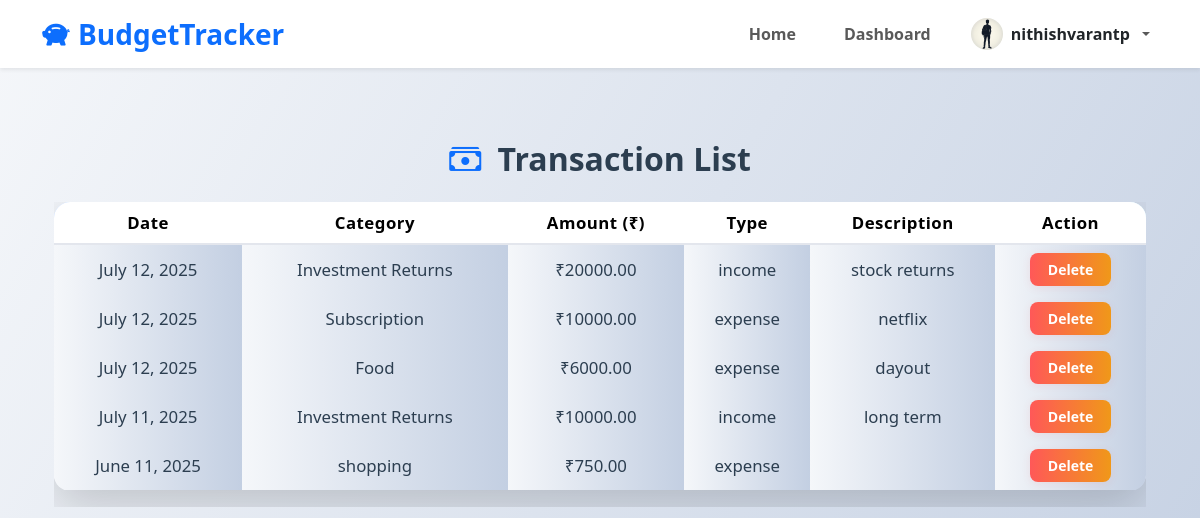
/transactions/ (signed in), run on the app's committed database.
### tracker_app/models.py (models this page shows, shortened)
class Profile(models.Model):
    user = models.OneToOneField(User, on_delete=models.CASCADE)
    avatar = models.ImageField(upload_to='avatars/', blank=True, null=True)
    @property
    def avatar_url(self):
        if self.avatar:
            return self.avatar.url
        return ''

class Transaction(models.Model):
    TRANSACTION_TYPES = [
        ('income', 'Income'),
        ('expense', 'Expense'),
    ]
    user = models.ForeignKey(User, on_delete=models.CASCADE)
    amount = models.DecimalField(max_digits=10, decimal_places=2)
    category = models.CharField(max_length=100)
    transaction_type = models.CharField(max_length=10, choices=TRANSACTION_TYPES)
    description = models.TextField(blank=True)
    date = models.DateField()

### tracker_app/views.py (the view)
# urls.py: path('transactions/', transactions_list, name='transactions_list'),
@login_required(login_url='login')
def transactions_list(request):
    transactions = Transaction.objects.filter(user=request.user).order_by('-date')
    return render(request, 'transactions_list.html', {'transactions': transactions})

### tracker_app/templates/transactions_list.html (shortened to what this page needs)
{% extends 'base.html' %}
{% block content %}
<div class="container py-5">
  <h2 class="text-center mb-4 animate__animated animate__fadeInDown text-navy fw-bold">
    <i class="bi bi-cash-stack me-2 text-primary"></i> Transaction List
  </h2>
  {% if transactions %}
  <div class="table-responsive animate__animated animate__fadeInUp">
    <table class="table table-hover shadow-lg rounded-4 overflow-hidden">
      <thead>
  <tr>
    <th>Date</th>
    <th>Category</th>
    <th>Amount (₹)</th>
    <th>Type</th>
    <th>Description</th>
    <th>Action</th>
  </tr>
</thead>
  <tbody>
    {% for t in transactions %}
    <tr class="{% if t.transaction_type == 'Income' %}row-income{% elif t.transaction_type == 'Expense' %}row-expense{% else %}row-other{% endif %}">
      <td>{{ t.date }}</td>
      <td>{{ t.category }}</td>
      <td>₹{{ t.amount }}</td>
      <td>{{ t.transaction_type }}</td>
      <td>{{ t.description }}</td>
      <td>
        <a href="{% url 'delete_transaction' t.id %}"
          class="btn btn-sm btn-danger btn-delete-transaction"
          data-id="{{ t.id }}">
          Delete
        </a>
      </td>
    </tr>
    {% empty %}
    <tr>
      <td colspan="6" class="text-center text-muted">No transactions found.</td>
    </tr>
    {% endfor %}
  </tbody>
    </table>
  </div>
  {% else %}
  <p class="text-muted text-center animate__animated animate__fadeIn">No transactions found.</p>
  {% endif %}
</div>
<link rel="stylesheet" href="https://cdn.jsdelivr.net/npm/bootstrap-icons@1.10.5/font/bootstrap-icons.css" />
<link rel="stylesheet" href="https://cdnjs.cloudflare.com/ajax/libs/animate.css/4.1.1/animate.min.css" />
{% endblock %}

### tracker_app/templates/base.html (shortened to what this page needs)
<!DOCTYPE html>
<html lang="en">
<head>
  <link href="https://cdn.jsdelivr.net/npm/bootstrap@5.3.3/dist/css/bootstrap.min.css" rel="stylesheet" />
  <link href="https://cdn.jsdelivr.net/npm/bootstrap-icons@1.10.5/font/bootstrap-icons.css" rel="stylesheet" />
</head>
<body>
<nav class="navbar navbar-expand-lg navbar-light bg-white shadow-sm sticky-top">
  <div class="container">
    <a class="navbar-brand fw-bold fs-3 text-primary" href="{% url 'home' %}">
      <i class="bi bi-piggy-bank-fill me-2"></i>BudgetTracker
    </a>
    <div class="collapse navbar-collapse" id="navbarContent">
      <ul class="navbar-nav ms-auto align-items-center gap-3">
        <li class="nav-item">
          <a class="nav-link fw-semibold fs-6 px-3 py-2 rounded
             {% if request.path == '/' %}active-link{% endif %}"
             href="{% url 'home' %}">Home</a>
        </li>
        {% if user.is_authenticated %}
          <li class="nav-item">
            <a class="nav-link fw-semibold fs-6 px-3 py-2 rounded
               {% if request.path == '/dashboard/' %}active-link{% endif %}"
               href="{% url 'dashboard' %}">Dashboard</a>
          </li>
          <li class="nav-item dropdown">
            <a
              class="nav-link dropdown-toggle d-flex align-items-center gap-2"
              href="#"
              id="userDropdown"
              role="button"
              data-bs-toggle="dropdown"
              aria-expanded="false"
            >
              <img
                src="{{ user.profile.avatar_url|default:'/static/default-avatar.png' }}"
                alt="User Avatar"
                class="rounded-circle"
                width="32"
                height="32"
              />
              <span class="fw-semibold text-dark">{{ user.username }}</span>
            </a>
          </li>
        {% endif %}
      </ul>
    </div>
  </div>
</nav>
<div class="container mt-4">
  {% block content %}{% endblock %}
</div>
</body>
</html>

### tracker_app/templates/base.html (style rules this page uses)
body { font-family: 'Nunito', sans-serif; background-color: #f8f9fb; }
nav.navbar { box-shadow: 0 4px 10px rgb(0 0 0 / 0.1); }

### tracker_app/templates/transactions_list.html (style rules this page uses)
body { background: linear-gradient(120deg, #f5f7fa 0%, #c3cfe2 100%); font-family: 'Segoe UI', sans-serif; min-height: 100vh; }
.text-navy { color: #2c3e50; }
.table { background: rgba(255,255,255,0.85); border-radius: 1.2rem; box-shadow: 0 8px 32px rgba(44, 62, 80, 0.10), 0 2px 8px rgba(44, 62, 80, 0.08); overflow: hidden; }
.table th, .table td { vertical-align: middle; text-align: center; border: none; font-size: 1.05rem; }
.table thead { background: linear-gradient(90deg, #a1c4fd 0%, #c2e9fb 100%); color: #2c3e50; font-size: 1.1rem; font-weight: 700; letter-spacing: 0.5px; border-bottom: 2px solid #e3e6ed; }
.table tbody tr { transition: background 0.2s, transform 0.2s; }
.row-other td { background: linear-gradient(90deg, #f5f7fa 0%, #c3cfe2 100%); color: #2c3e50; }
.btn-delete-transaction { background: linear-gradient(90deg, #ff5858 0%, #f09819 100%); border: none; color: #fff; font-weight: 700; border-radius: 8px; padding: 6px 18px; box-shadow: 0 2px 8px rgba(255, 88, 88, 0.10); transition: background 0.2s, transform 0.2s, box-shadow 0.2s; }
.rounded-4 { border-radius: 1rem !important; }

### data on the page
Transaction: date "July 12, 2025", category "Investment Returns", amount "20000.00", transaction_type "income", description "stock returns"
Transaction: date "July 12, 2025", category "Subscription", amount "10000.00", transaction_type "expense", description "netflix"
Transaction: date "July 12, 2025", category "Food", amount "6000.00", transaction_type "expense", description "dayout"
Transaction: date "July 11, 2025", category "Investment Returns", amount "10000.00", transaction_type "income", description "long term"
Transaction: date "June 11, 2025", category "shopping", amount "750.00", transaction_type "expense"

### other printed values
{{ user.username }} "nithishvarantp"
